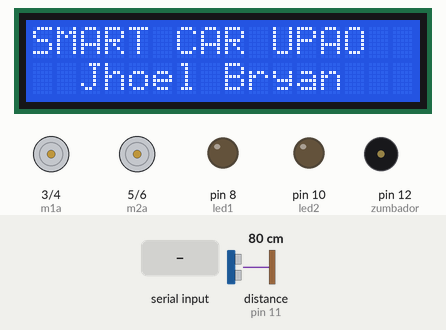
A sketch run on a simulated Arduino Uno, built with avr-gcc and run on an emulated ATmega328P. Parts: 16×2 character LCD, motor-driver pin pairs drawn as motors (green arrow = first pin HIGH = forward, orange = second pin HIGH = backward, longer = more drive), output pins drawn as LEDs (lit = HIGH), buzzer (waves = sounding, pin HIGH). Wiring (inferred from the names in the program): ultrasonic range finder: trigger pin 13; echo pin 11. Inputs (shaded band) come from the test bench; at power-on: distance to the obstacle (sensor on pin 11) 80 cm. The echo pulse lasts 58.3 µs per cm; pins used as bus, display or sensor lines are not drawn; what the sketch prints to the serial monitor is not drawn.

Above: at 1.2 s.
1.3 s: "F" received over Serial
At 2.0 s:
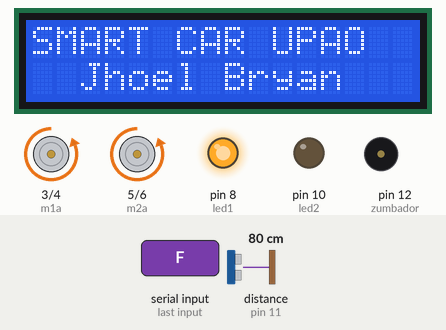
2.8 s: distance to the obstacle (sensor on pin 11) set to 23 cm
4.3 s: distance to the obstacle (sensor on pin 11) set to 19 cm
At 5.4 s:
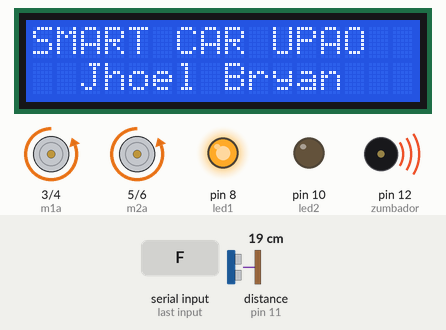
5.8 s: "B" received over Serial
At 6.2 s:
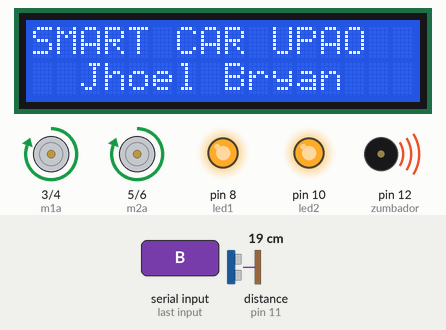
7.3 s: "L" received over Serial
At 8.4 s:
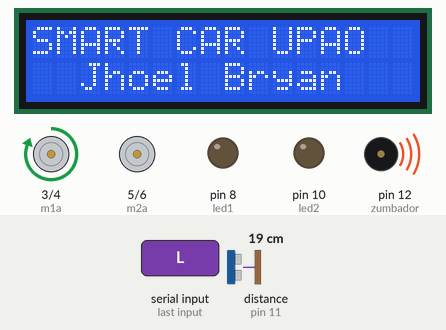
9.0 s: "R" received over Serial
At 10.5 s:
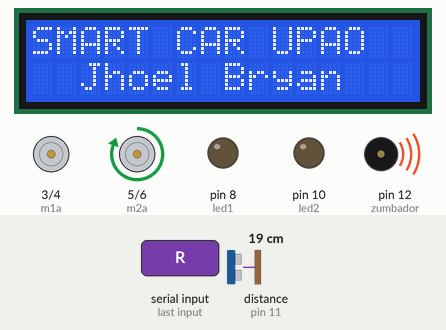
Timing chart, 0 to 11.5 s (numbered marks = the images above; inputs shaded):
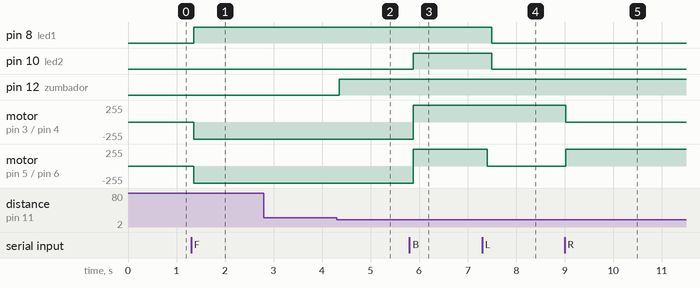

Measured:
- the behaviour switches between 21 and 20 cm on distance to the obstacle (sensor on pin 11) (found by bisection; images 1 and 2)
- after the input at 1.3 s, pin 8 (led1): LOW → HIGH after 0.05 s; motor on pin 3 (m1a) / pin 4 (m1b), motor on pin 5 (m2a) / pin 6 (m2b): stopped → backward 255/255 after 0.05 s
- after the input at 2.8 s, every drawn part: stays the same
- after the input at 4.3 s, pin 12 (zumbador): LOW → HIGH after 0.05 s
- after the input at 5.8 s, pin 10 (led2): LOW → HIGH after 0.07 s; motor on pin 3 (m1a) / pin 4 (m1b), motor on pin 5 (m2a) / pin 6 (m2b): backward 255/255 → forward 255/255 after 0.07 s
- after the input at 7.3 s, pin 8 (led1), pin 10 (led2): HIGH → LOW after 0.20 s; motor on pin 5 (m2a) / pin 6 (m2b): forward 255/255 → stopped after 0.10 s
- after the input at 9.0 s, motor on pin 3 (m1a) / pin 4 (m1b): forward 255/255 → stopped at once; motor on pin 5 (m2a) / pin 6 (m2b): stopped → forward 255/255 at once

The sketch:

smart_car_upao.ino
```cpp
#include <Ultrasonic.h>

#include <Wire.h>

#include <LiquidCrystal_I2C.h>

int Trigger=13; //PIN usado para trigger
int Echo=11; //PIN usado para echo
int t,d; //variables para valores del sensor
int m1a = 3;             //Motor 1, pin 4 del arduino va al pin 15 del L293B.
int m1b = 4;             //Motor 1, pin 3 del arduino va al pin 10 del L293B.
int m2a = 5;             //Motor 2, pin 6 DEL arduino va al pin 2 del L293B.
int m2b = 6;             //Motor 2, pin 5 del arduino va al pin 7 del L293B.
int led1 = 8;            //LED delanteros, pin 8 del arduino va al protoboard.
int led2 = 10;           //LED trasero, pin 10 del arduino va al protoboard.
int zumbador = 12;       //Bocina, pin 12 del arduino va al protoboard.
char val;
LiquidCrystal_I2C lcd(0x27,16,2); // si no te sale con esta direccion  puedes usar (0x3f,16,2) || (0x27,16,2)  ||(0x20,16,2).

void setup()
{
 pinMode(Trigger,OUTPUT); //Declaramos a trigger de tipo Salida (emisor)
pinMode(Echo,INPUT); //Declaramos a echo de tipo Entrada (receptor)
digitalWrite(Trigger,LOW); //Inicializamos el sensor en cero (apagado)
pinMode(m1a, OUTPUT);  // Digital pin 4 set as output Pin
pinMode(m1b, OUTPUT);  // Digital pin 3 set as output Pin
pinMode(m2a, OUTPUT);  // Digital pin 6 set as output Pin
pinMode(m2b, OUTPUT);  // Digital pin 5 set as output Pin
pinMode(led1, OUTPUT); // Digital pin 8 set as output Pin
pinMode(led2, OUTPUT); // Digital pin 10 set ad output pin
pinMode(zumbador, OUTPUT); // Digital pin 12 set ad output pin0
 lcd.init();
 lcd.backlight();
Serial.begin(9600);
 lcd.setCursor(0, 0);
  lcd.print("SMART CAR UPAO");
  lcd.setCursor(2, 1);
  lcd.print("Jhoel Bryan ");
}

void loop()
{
  // medición del sensor ultrasonido
  delay(100);
  digitalWrite(Trigger, HIGH);
  delayMicroseconds(10);
  digitalWrite(Trigger, LOW);
  t = pulseIn(Echo, HIGH);
  d = 0.01715 * t;

  // encendido del zumbador
  if (d < 20)
  {
    digitalWrite(zumbador, HIGH);
  }
  else
  {
    digitalWrite(zumbador, LOW);
  }

  // encendido de los LED
  if (val == 'F')
  {
    digitalWrite(led1, HIGH);
  }
  else if (val == 'B')
  {
    digitalWrite(led2, HIGH);
  }
  else
  {
    digitalWrite(led1, LOW);
    digitalWrite(led2, LOW);
  }

  while (Serial.available() > 0)
  {
    val = Serial.read();
    Serial.println(val);
  }

  if( val == 'F')                   // Hacia adelante
    {
      digitalWrite(m1a, LOW);
      digitalWrite(m1b, HIGH);
      digitalWrite(m2a, LOW);
      digitalWrite(m2b, HIGH);
      digitalWrite(led1,HIGH);
      digitalWrite(led1,HIGH);
    }
  else if(val == 'B')              // Hacia atras
    {
      digitalWrite(m1a, HIGH);
      digitalWrite(m1b, LOW);
      digitalWrite(m2a, HIGH);
      digitalWrite(m2b, LOW);
      digitalWrite(led2,HIGH);
      digitalWrite(led2,HIGH);
    }

    else if(val == 'L')             // Izquierda
    {
    digitalWrite(m1a, HIGH);
    digitalWrite(m1b, LOW);
    digitalWrite(m2a, LOW);
    digitalWrite(m2b, LOW);
    }
    else if(val == 'R')              //Derecha
    {
    digitalWrite(m1a, LOW);
    digitalWrite(m1b, LOW);
    digitalWrite(m2a, HIGH);
    digitalWrite(m2b, LOW);
    }
      else if(val == 'S')               //Stop - Pare, Auto detenido
    {
    digitalWrite(m1a, LOW);
    digitalWrite(m1b, LOW);
    digitalWrite(m2a, LOW);
    digitalWrite(m2b, LOW);
    digitalWrite(led1,LOW);
    digitalWrite(led1,LOW);
    digitalWrite(led2,LOW);
    digitalWrite(led2,LOW);
    }
     }
```
